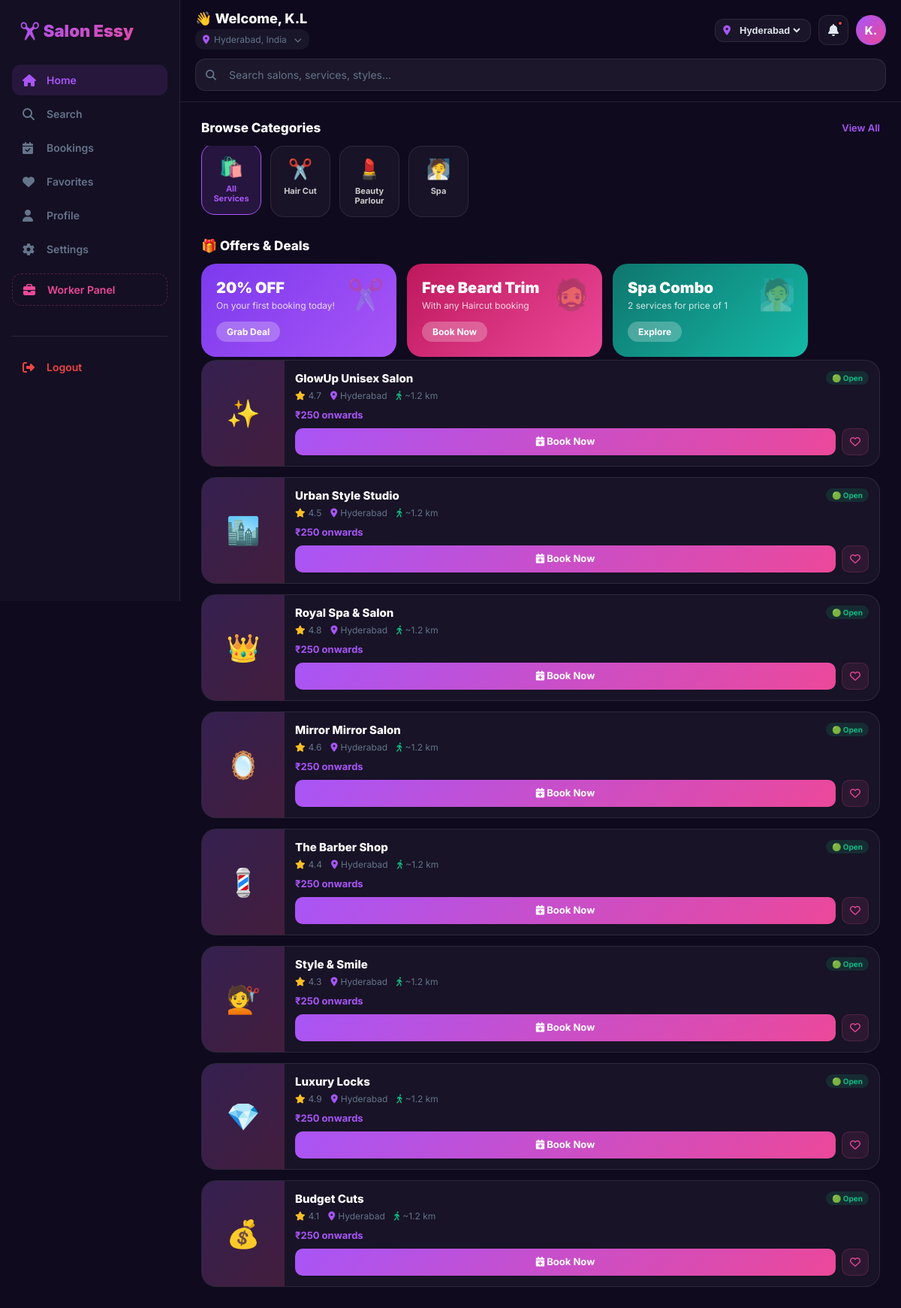
/ (signed in), run on an earlier commit of the app's database.
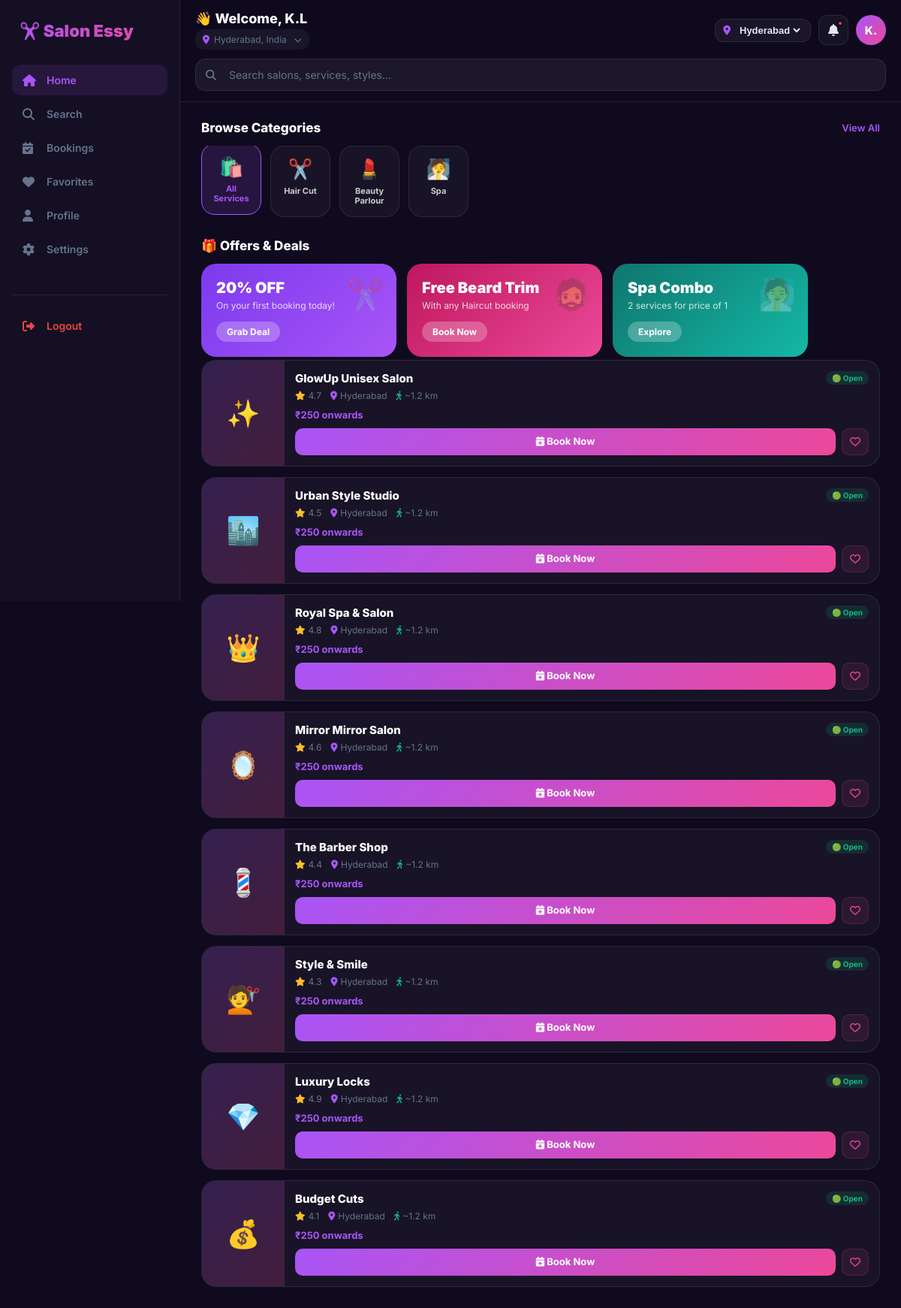
And on a later commit of the database.
### app.py (models this page shows)
class User(UserMixin, db.Model):
    id = db.Column(db.Integer, primary_key=True)
    name = db.Column(db.String(100), nullable=False)
    email = db.Column(db.String(120), unique=True, nullable=False)
    phone = db.Column(db.String(20), nullable=False)
    password = db.Column(db.String(200), nullable=False)
    gender = db.Column(db.String(20)) # Male, Female, Other
    role = db.Column(db.String(20), default='customer') # customer, salon_owner, worker
    bookings = db.relationship('Booking', backref='customer', lazy=True)

class Salon(db.Model):
    id = db.Column(db.Integer, primary_key=True)
    name = db.Column(db.String(100), nullable=False)
    location = db.Column(db.String(200), nullable=False)
    rating = db.Column(db.Float, default=4.5)
    image_url = db.Column(db.String(300))
    logo_url = db.Column(db.String(300))
    map_url = db.Column(db.String(500))
    phone = db.Column(db.String(20))
    opening_time = db.Column(db.String(20))
    closing_time = db.Column(db.String(20))
    experience = db.Column(db.Integer)
    is_open = db.Column(db.Boolean, default=True)
    services = db.relationship('Service', backref='salon', lazy=True)
    workers = db.relationship('Worker', backref='salon', lazy=True)
    reviews = db.relationship('Review', backref='salon', lazy=True)
    owner_id = db.Column(db.Integer, db.ForeignKey('user.id'))

### app.py (the view)
@app.route("/")
def home():
    if not current_user.is_authenticated:
        return render_template('welcome.html')
    salons = Salon.query.all()
    categories_raw = db.session.query(Service.category).distinct().all()
    categories_raw = [c[0] for c in categories_raw if c[0]]
    allowed_categories = ['Hair', 'Spa', 'Beauty Parlour']
    categories = [cat for cat in allowed_categories if cat in categories_raw]
    user_bookings = []
    worker = None
    if current_user.is_authenticated:
        user_bookings = Booking.query.filter_by(user_id=current_user.id).all()
        if current_user.role == 'worker':
            worker = Worker.query.filter_by(user_id=current_user.id).first()
    return render_template("index.html", salons=salons, categories=categories, user_bookings=user_bookings, worker=worker)

### app.py (called while the page is built)
@login_manager.user_loader
def load_user(user_id):
    return User.query.get(int(user_id))

### templates/index.html (shortened to what this page needs)
<!DOCTYPE html>
<html lang="en">
<head>
  <link rel="stylesheet" href="https://cdnjs.cloudflare.com/ajax/libs/font-awesome/6.5.0/css/all.min.css">
</head>
<body>
  <div class="app-wrapper">
    <aside class="desktop-sidebar" id="desktopSidebar">
      <div class="logo">✂️ Salon Essy</div>
      <a class="sidebar-link active" onclick="switchScreen('home',this)"><i class="fas fa-home"></i> Home</a>
      <a class="sidebar-link" onclick="switchScreen('search',this)"><i class="fas fa-search"></i> Search</a>
      <a class="sidebar-link" onclick="switchScreen('bookings',this)"><i class="fas fa-calendar-check"></i> Bookings</a>
      <a class="sidebar-link" onclick="switchScreen('favorites',this)"><i class="fas fa-heart"></i> Favorites</a>
      <a class="sidebar-link" onclick="switchScreen('profile',this)"><i class="fas fa-user"></i> Profile</a>
      <a class="sidebar-link" data-target="settings" onclick="switchScreen('settings',this)"><i class="fas fa-cog"></i> Settings</a>
      {% if current_user.role == 'worker' %}
      <a class="sidebar-link" href="{{ url_for('worker_dashboard') }}"
        style="color:#ec4899; margin-top:12px; border:1px dashed rgba(236,72,153,0.3);"><i class="fas fa-briefcase"></i>
        Worker Panel</a>
      {% endif %}
      <div style="margin-top:auto; padding-top:20px; border-top:1px solid var(--border); margin-top:40px;">
        <a class="sidebar-link" href="{{ url_for('logout') }}" style="color:#ef4444;"><i
            class="fas fa-sign-out-alt"></i> Logout</a>
      </div>
    </aside>
    <div style="flex:1; min-width:0;">
      <div class="header">
        <div class="header-top">
          <div class="welcome-block">
            <h2>👋 Welcome, {{ current_user.name.split()[0] if current_user.is_authenticated else 'Guest' }}</h2>
            <p onclick="document.getElementById('locationFilter').scrollIntoView({behavior:'smooth', block:'center'}); document.getElementById('locationFilter').focus();"
              style="cursor:pointer; display:inline-flex; align-items:center; gap:6px; padding:6px 10px; background:rgba(255,255,255,0.05); border-radius:12px; transition:0.2s; margin-top:4px;"
              onmouseover="this.style.background='rgba(255,255,255,0.1)'"
              onmouseout="this.style.background='rgba(255,255,255,0.05)'">
              <i class="fas fa-map-marker-alt" style="color:var(--purple);"></i>
              <span id="locationDisplay">Hyderabad, India</span>
              <i class="fas fa-chevron-down" style="font-size:10px; color:var(--muted); margin-left:4px;"></i>
            </p>
          </div>
          <div class="header-icons">
            <div class="location-picker">
              <i class="fas fa-map-marker-alt" style="color:var(--purple);"></i>
              <select id="locationPicker" onchange="syncLocation(this.value)">
                <option value="Hyderabad">Hyderabad</option>
              </select>
            </div>
            <div style="position:relative;">
              <div class="icon-btn" id="notifBtn" onclick="toggleDropdown('notifDrop')">
                <i class="fas fa-bell"></i>
                <div class="notif-dot"></div>
              </div>
            </div>
            <div class="avatar-btn" onclick="switchScreen('profile', null)">
              {{ current_user.name[:2]|upper if current_user.is_authenticated else '👤' }}
            </div>
          </div>
        </div>
        <div class="search-wrap">
          <i class="fas fa-search search-icon"></i>
          <input type="text" id="searchInput" placeholder="Search salons, services, styles..."
            oninput="filterSalons()" />
        </div>
      </div>
      <div class="main">
        <div class="screen is-active" id="screen-home">
          <div class="section-head">
            <h3>Browse Categories</h3>
            <span class="see-all">View All</span>
          </div>
          <div class="categories" id="categoryRow">
            <div class="cat-card active" onclick="filterCat('',this)">
              <div class="cat-icon">🛍️</div>
              <div class="cat-label">All Services</div>
            </div>
            <div class="cat-card" onclick="filterCat('Hair',this)">
              <div class="cat-icon">✂️</div>
              <div class="cat-label">Hair Cut</div>
            </div>
            <div class="cat-card" onclick="filterCat('Beauty Parlour',this)">
              <div class="cat-icon">💄</div>
              <div class="cat-label">Beauty Parlour</div>
            </div>
            <div class="cat-card" onclick="filterCat('Spa',this)">
              <div class="cat-icon">🧖</div>
              <div class="cat-label">Spa</div>
            </div>
          </div>
          <div class="section-head">
            <h3>🎁 Offers & Deals</h3>
          </div>
          <div class="offers">
            <div class="offer-card purple">
              <div class="offer-title">20% OFF</div>
              <div class="offer-sub">On your first booking today!</div>
              <div class="offer-btn" onclick="window.location.href='/salon/1'">Grab Deal</div>
              <div class="offer-emoji">✂️</div>
            </div>
            <div class="offer-card pink">
              <div class="offer-title">Free Beard Trim</div>
              <div class="offer-sub">With any Haircut booking</div>
              <div class="offer-btn" onclick="window.location.href='/salon/1'">Book Now</div>
              <div class="offer-emoji">🧔</div>
            </div>
            <div class="offer-card teal">
              <div class="offer-title">Spa Combo</div>
              <div class="offer-sub">2 services for price of 1</div>
              <div class="offer-btn" onclick="window.location.href='/salon/1'">Explore</div>
              <div class="offer-emoji">🧖</div>
            </div>
          </div>
          <div class="salons-list" id="salonsList">
            {% for salon in salons %}
            <div class="salon-card" data-location="{{ salon.location }}"
              data-cats="{{ salon.services|map(attribute='category')|unique|join(',')|lower }}"
              data-name="{{ salon.name|lower }}"
              data-price="{{ salon.services|map(attribute='price')|min if salon.services else 999 }}">
              <div class="salon-img">
                {% if "Glow" in salon.name %}✨
                {% elif "Urban" in salon.name %}🏙️
                {% elif "Royal" in salon.name %}👑
                {% elif "Mirror" in salon.name %}🪞
                {% elif "Barber" in salon.name %}💈
                {% elif "Luxury" in salon.name %}💎
                {% elif "Budget" in salon.name %}💰
                {% elif "Spa" in salon.name %}🧖
                {% elif "Silicon" in salon.name %}💻
                {% elif "Garden" in salon.name %}🌿
                {% elif "Bollywood" in salon.name %}🎬
                {% elif "Elite" in salon.name %}⭐
                {% else %}💇{% endif %}
              </div>
              <div class="salon-body">
                <div class="salon-top">
                  <div class="salon-name">{{ salon.name }}</div>
                  <span class="salon-badge {{ 'badge-open' if salon.is_open else 'badge-closed' }}">
                    {{ '🟢 Open' if salon.is_open else '🔴 Closed' }}
                  </span>
                </div>
                <div class="salon-meta">
                  <span><i class="fas fa-star" style="color:#fbbf24;"></i> {{ salon.rating }}</span>
                  <span><i class="fas fa-map-marker-alt" style="color:var(--purple);"></i> {{
                    salon.location.split(',')[0] }}</span>
                  <span><i class="fas fa-walking" style="color:#10b981;"></i> ~1.2 km</span>
                </div>
                <div class="salon-price">
                  ₹{{ salon.services|map(attribute='price')|min|int if salon.services else '–' }} onwards
                </div>
                <div class="salon-actions">
                  <a href="{{ url_for('salon_details', salon_id=salon.id) }}" class="btn-book">
                    <i class="fas fa-calendar-plus"></i> Book Now
                  </a>
                  <div class="btn-fav" onclick="toggleFav(this)"><i class="far fa-heart"></i></div>
                </div>
              </div>
            </div>
            {% endfor %}
          </div>
        </div>
      </div>
    </div>
  </div>
</body>
</html>

What changed in the data, as far as the page shows it:
changed User: role "worker" → "customer" (drawn)
Also different on the page:
text no longer shown: "Worker Panel"
